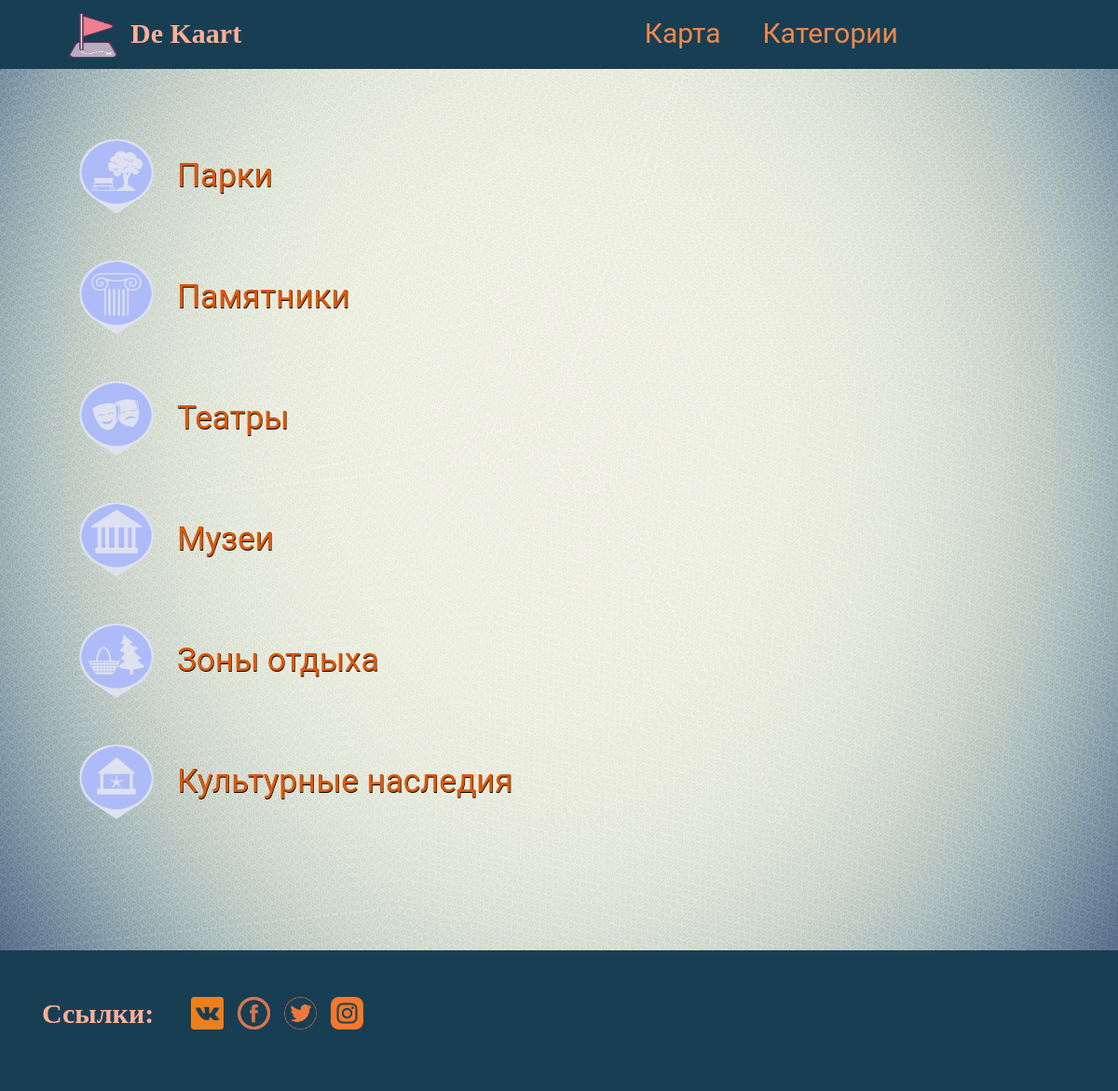
Page /categories/ on the committed database.
### MainMap/models.py (models this page shows, shortened)
class Category(models.Model):
    name = models.CharField(max_length=50)
    human_name = models.CharField(max_length=50, default=name)
    icon = models.ImageField(upload_to='category/%Y/%m/%d/', max_length=255)
    class Meta:
        verbose_name_plural = 'Categories'

### MainMap/views.py (the view)
# urls.py: path('categories/', views.categories_view, name='categories'),
def categories_view(request):
    categories = Category.objects.all()
    context = {'categories': categories}
    return render(request, 'categories.html', context)

### MainMap/templates/categories.html
{% extends 'base.html' %}
{% block content %}
<section class="bg-picture">
  <div class="container">
      <div class="row w-auto">
        <div class="col-md-12">
          <ul class="list-none">
            {% for category in categories %}
              <div class="category-list">
                <a href="{% url 'MainMap:category' category.name %}" class="d-flex">
                  <img src="{{category.icon.url}}" alt="{{category.human_name}}" class="category-icon-set"/>
                  <li class="padd_left vertical-center kontur">
                    {{ category.human_name }}
                  </li>
                </a>
              </div>
            {% empty %}
              <li class="">
                <p>
                  There are no category added yet.=(
                </p>
              </li>
          {% endfor %}
        </ul>
      </div>
    </div>
  </div>
</section>
{% endblock content %}

### MainMap/templates/base.html (shortened to what this page needs)
{% load static %}
<!DOCTYPE html>
<html lang="en">
<head>
  <link href="https://stackpath.bootstrapcdn.com/bootstrap/4.3.1/css/bootstrap.min.css" rel="stylesheet">
  <link rel="stylesheet" href="https://stackpath.bootstrapcdn.com/font-awesome/4.7.0/css/font-awesome.min.css">
  <link rel="stylesheet" href="{% static 'css/style.css' %}">
</head>
<body>
  <header>
    <div class="container">
      <div class="row center ml-auto">
        <div class="col-md-7 w-auto">
          <a href="{% url 'MainMap:home' %}" class="d-flex">
            <img src="{% static 'img/logo.png' %}" class="logo__pict" alt="logotype">
            <p class="logo__title">De Kaart</p>
          </a>
        </div>
        <nav>
          <div class="col-md-8">
            <ul class="menu list-none d-flex justify-content-center">
              <li class="menu__item">
                <a href="{% url 'MainMap:map' %}">Карта</a>
              </li>
              <li class="menu__item">
                <a href="{% url 'MainMap:categories' %}">Категории</a>
              </li>
            </ul>
          </div>
        </nav>
      </div>
    </div>
  </header>
  {% block content %} {% endblock content %}
  <footer>
    <div class="container">
      <div class="row footer__">
        <div class="col-md-12 d-flex footer__q">
          <h5 class="footer-logo__title">
            Ссылки:
          </h5>
          <ul class="footer__ul list-none">
            <li class="footer__li">
              <a href="#">
                <img src="{% static 'img/vk.png' %}" alt="vk" class="footer__icon">
              </a>
            </li>
            <li class="footer__li">
              <a href="#">
                <img src="{% static 'img/facebook.png' %}" alt="facebook" class="footer__icon">
              </a>
            </li>
            <li class="footer__li"
              <a href="#">
                <img src="{% static 'img/twitter.png' %}" alt="twitter" class="footer__icon">
            </li>
            <li class="footer__li">
              <a href="#">
                <img src="{% static 'img/instach.png' %}" alt="instagram" class="footer__icon">
              </a>
            </li>
          </ul>
        </div>
      </div>
    </div>
  </footer>
</body>
</html>

### MainMap/static/css/style.css (style rules this page uses)
body { font-family: 'Roboto', sans-serif; }
header { padding-top: 13px; background: #183e54; }
footer { padding-top: 50px; padding-bottom: 50px; background: #183e54; color: #ffb096; list-style-type: none; }
h5 { font-weight: 700; }
.list-none { list-style-type: none; }
.bg-picture { background: #666 url(../img/BgfotMap.jpg) round; padding-bottom: 100px; padding-top: 50px; }
.padd_left { padding-left: 25px; }
.vertical-center { margin: auto 0; }
.kontur { text-shadow: 0.5px 1px #000; }
.logo__pict { width: 80px; height: 50px; }
.logo__title { font-weight: 700; font-size: 30px; color: #ffb096; font-family: 'Indie Flower', cursive; }
.menu { font-size: 30px; }
.menu__item a { color: #f78a49fa; padding-right: 45px; }
.footer__ { display: flex!important; }
.footer__ul { display: flex!important; }
.footer__icon { width: 35px; height: 35px; margin-right: 15px; }
.footer-logo__title { font-weight: 700; font-size: 30px; color: #ffb096; font-family: 'Indie Flower', cursive; }
.category-list { padding-top: 25px; padding-bottom: 25px; font-size: 35px; }
.category-list a { color: #dc590a; }
.category-icon-set { width: 80px; height: 80px; }

### rows in the picture
Category: icon (picture), human_name "Парки"
Category: icon (picture), human_name "Памятники"
Category: icon (picture), human_name "Театры"
Category: icon (picture), human_name "Музеи"
Category: icon (picture), human_name "Зоны отдыха"
Category: icon (picture), human_name "Культурные наследия"
